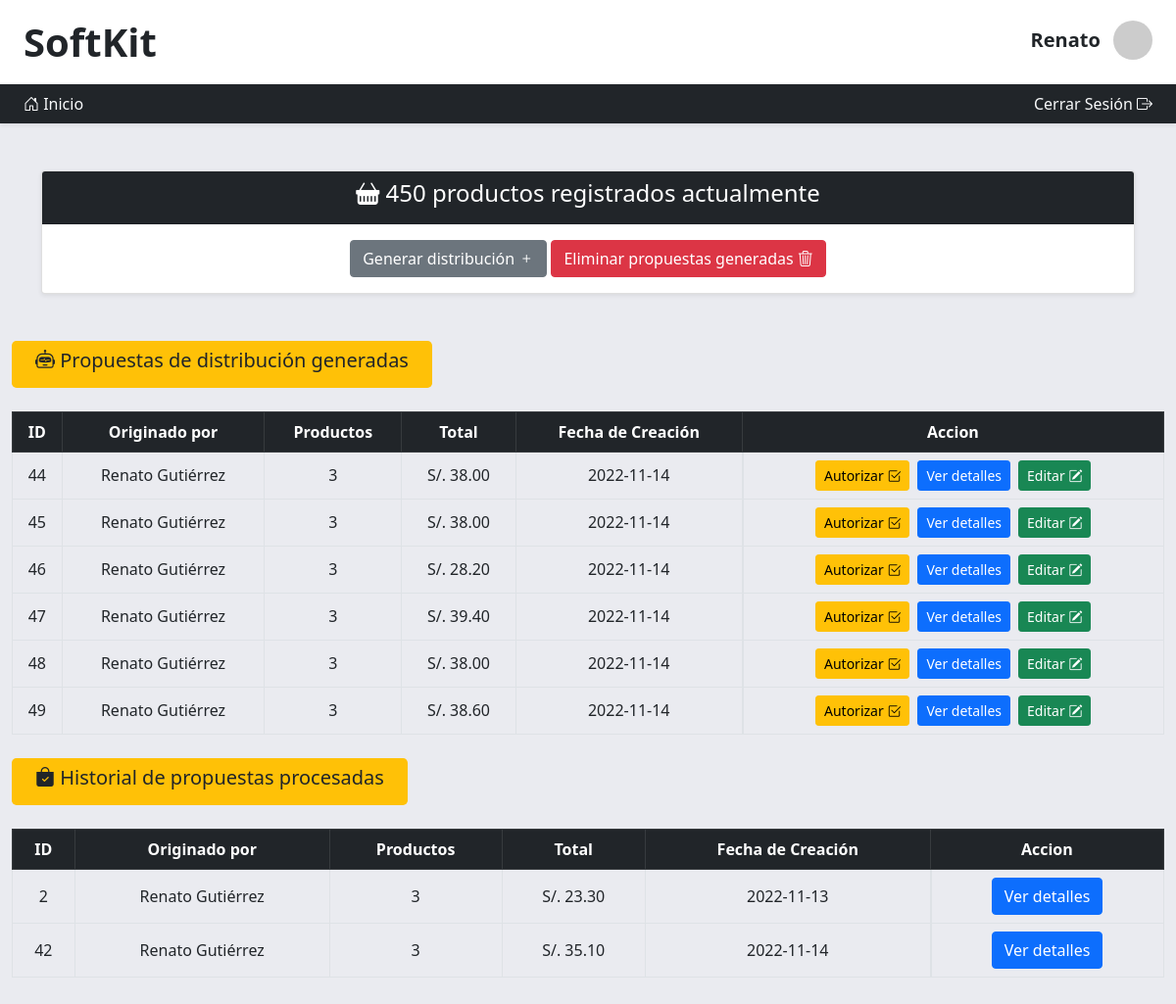
Screenshot of /pages/distribucion.php (signed in) with the database file from the repository.
### tables this page shows
CREATE TABLE `kit` (
  `id` int(11) NOT NULL,
  `usuario` int(11) NOT NULL,
  `total` decimal(11,2) NOT NULL,
  `fechaCreacion` date NOT NULL DEFAULT current_timestamp(),
  `fechaProcesada` date DEFAULT NULL,
  `estado` int(1) NOT NULL DEFAULT 1
);

### controller/index.php (called while the page is built, shortened)
<?php
function listAllKits(){
    try{
        $connection=Database::connect();
        $sql="SELECT k.id, CONCAT(u.nombre,' ',u.apellido) as usuario, (SELECT COUNT(*) FROM kit_x_producto kp
        WHERE kp.idKit = k.id) as productos, k.total, k.fechaCreacion FROM kit k JOIN usuario u WHERE u.id = k.usuario AND k.estado = 1";
        $listKits=$connection->prepare($sql);
        $listKits->execute();
        $listKits=$listKits->fetchAll(PDO::FETCH_ASSOC);
        return $listKits;
    }catch(PDOException $e){
        debug_to_console($e);
    }
}
function listAllProcessedKits(){
    try{
        $connection=Database::connect();
        $sql="SELECT k.id, CONCAT(u.nombre,' ',u.apellido) as usuario, (SELECT COUNT(*) FROM kit_x_producto kp
        WHERE kp.idKit = k.id) as productos, k.total, k.fechaCreacion FROM kit k JOIN usuario u WHERE u.id = k.usuario AND k.estado = 2";
        $listKits=$connection->prepare($sql);
        $listKits->execute();
        $listKits=$listKits->fetchAll(PDO::FETCH_ASSOC);
        return $listKits;
    }catch(PDOException $e){
        debug_to_console($e);
    }
}
?>

### pages/distribucion.php (the view, shortened to what this page needs)
<!DOCTYPE html>
<html lang="es">
<head>
    <?php require("../partials/head.php"); ?>
</head>
<body class="bg-main">
<?php
    require("../partials/header.php");
    require_once("../controller/index.php");
    $data = listAllKits();
    $processedData = listAllProcessedKits();
?>
<div class="container mt-5">
<div class="card shadow-sm">
    <div class="card-header text-center p-2 text-white bg-dark">
        <h4 class="card-title"><i class="bi bi-basket-fill"></i> 450 productos registrados actualmente</h4>
    </div>
    <div class="card-body text-center">
        <a class="btn btn-secondary" data-bs-toggle="modal" data-bs-target="#exampleModal" href="?nuevo=registro" role="button">Generar distribución <i class="bi bi-plus"></i></a>
        <a class="btn btn-danger" data-bs-toggle="modal" data-bs-target="#exampleModalDel">Eliminar propuestas generadas <i class="bi bi-trash3"></i></a>
    </div>
</div>
</div>
<div class="container-fluid mt-5 mb-5">
<div style="width: max-content;" class="p-2 px-4 text-center bg-warning rounded-3">
    <h5><i class="bi bi-robot"></i> Propuestas de distribución generadas</h5>
</div>
<table id="table_id" class="display table mt-4 mb-4 table-bordered">
    <thead class="table-dark text-center">
        <tr>
            <th>ID</th>
            <th>Originado por</th>
            <th>Productos</th>
            <th>Total</th>
            <th>Fecha de Creación</th>
            <th>Accion</th>
        </tr>
    </thead>
    <tbody>
        <?php foreach ($data as $value) { ?>
            <tr class="text-center align-middle">
                <td><?php echo $value['id']; ?></td>
                <td><?php echo $value['usuario']; ?></td>
                <td><?php echo $value['productos']; ?></td>
                <td>S/. <?php echo $value['total']; ?></td>
                <td><?php echo $value['fechaCreacion']; ?></td>
                <td class="d-flex justify-content-center gap-2">
                    <a data-id="<?php echo $value['id']; ?>" class="btn btn-warning btn-sm" id="buttonProcess" data-bs-toggle="modal" data-bs-target="#processModal">Autorizar <i class="bi bi-check2-square"></i></a>
                    <a href="?id=<?php echo $value['id']; ?>" class="btn btn-primary btn-sm" data-bs-toggle="modal" data-bs-target="#staticBackdrop">Ver detalles</a>
                    <a class="btn btn-success btn-sm">Editar <i class="bi bi-pencil-square"></i></a>
                </td>
            </tr>
        <?php } ?>
    </tbody>
</table>
<div style="width: max-content;" class="p-2 px-4 text-center bg-warning rounded-3">
    <h5><i class="bi bi-bag-check-fill"></i> Historial de propuestas procesadas</h5>
</div>
<table id="table_id" class="display table mt-4 table-bordered">
    <thead class="table-dark text-center mx-auto">
        <tr class="text-center align-middle">
            <th>ID</th>
            <th>Originado por</th>
            <th>Productos</th>
            <th>Total</th>
            <th>Fecha de Creación</th>
            <th>Accion</th>
        </tr>
    </thead>
    <tbody>
        <?php foreach ($processedData as $value) { ?>
            <tr class="text-center align-middle">
                <td><?php echo $value['id']; ?></td>
                <td><?php echo $value['usuario']; ?></td>
                <td><?php echo $value['productos']; ?></td>
                <td>S/. <?php echo $value['total']; ?></td>
                <td><?php echo $value['fechaCreacion']; ?></td>
                <td class="d-flex justify-content-center gap-4">
                    <button class="btn btn-primary">Ver detalles</button>
                </td>
            </tr>
        <?php } ?>
    </tbody>
</table>
</div>
</body>
</html>

### assets/main.css (style rules this page uses)
.bg-main { background: #eaebf0; }

### rows the page displays
kit: id "44", usuario "Renato Gutiérrez", productos "3", total "38.00", fechaCreacion "2022-11-14"
kit: id "45", usuario "Renato Gutiérrez", productos "3", total "38.00", fechaCreacion "2022-11-14"
kit: id "46", usuario "Renato Gutiérrez", productos "3", total "28.20", fechaCreacion "2022-11-14"
kit: id "47", usuario "Renato Gutiérrez", productos "3", total "39.40", fechaCreacion "2022-11-14"
kit: id "48", usuario "Renato Gutiérrez", productos "3", total "38.00", fechaCreacion "2022-11-14"
kit: id "49", usuario "Renato Gutiérrez", productos "3", total "38.60", fechaCreacion "2022-11-14"
kit: id "2", usuario "Renato Gutiérrez", productos "3", total "23.30", fechaCreacion "2022-11-13"
kit: id "42", usuario "Renato Gutiérrez", productos "3", total "35.10", fechaCreacion "2022-11-14"

### other values shown
$_SESSION['nombre'] "Renato"
